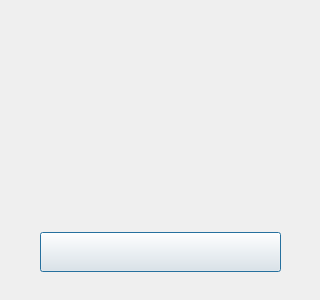
<?xml version="1.0" encoding="UTF-8"?>
<ui version="4.0">
 <class>MainWindow</class>
 <widget class="QDialog" name="MainWindow">
  <property name="geometry">
   <rect>
    <x>0</x>
    <y>0</y>
    <width>320</width>
    <height>300</height>
   </rect>
  </property>
  <property name="windowTitle">
   <string>AirPodsDesktop information</string>
  </property>
  <widget class="QLabel" name="deviceLabel">
   <property name="geometry">
    <rect>
     <x>10</x>
     <y>39</y>
     <width>300</width>
     <height>32</height>
    </rect>
   </property>
   <property name="toolTipDuration">
    <number>3</number>
   </property>
   <property name="text">
    <string/>
   </property>
   <property name="alignment">
    <set>Qt::AlignCenter</set>
   </property>
  </widget>
  <widget class="QLabel" name="subtitleLabel">
   <property name="geometry">
    <rect>
     <x>10</x>
     <y>67</y>
     <width>300</width>
     <height>16</height>
    </rect>
   </property>
   <property name="text">
    <string/>
   </property>
   <property name="alignment">
    <set>Qt::AlignCenter</set>
   </property>
  </widget>
  <widget class="QWidget" name="animationContainer" native="true">
   <property name="geometry">
    <rect>
     <x>30</x>
     <y>84</y>
     <width>260</width>
     <height>122</height>
    </rect>
   </property>
   <layout class="QGridLayout" name="layoutAnimation">
    <property name="leftMargin">
     <number>8</number>
    </property>
    <property name="topMargin">
     <number>6</number>
    </property>
    <property name="rightMargin">
     <number>8</number>
    </property>
    <property name="bottomMargin">
     <number>6</number>
    </property>
   </layout>
  </widget>
  <widget class="QWidget" name="caseBatteryContainer">
   <property name="geometry">
    <rect>
     <x>179</x>
     <y>210</y>
     <width>81</width>
     <height>51</height>
    </rect>
   </property>
   <layout class="QHBoxLayout" name="layoutCase"/>
  </widget>
  <widget class="QWidget" name="podsBatteryContainer">
   <property name="geometry">
    <rect>
     <x>40</x>
     <y>210</y>
     <width>141</width>
     <height>51</height>
    </rect>
   </property>
   <layout class="QHBoxLayout" name="horizontalLayout">
    <item>
     <spacer name="horizontalSpacer">
      <property name="orientation">
       <enum>Qt::Horizontal</enum>
      </property>
      <property name="sizeHint" stdset="0">
       <size>
        <width>40</width>
        <height>20</height>
       </size>
      </property>
     </spacer>
    </item>
    <item>
     <layout class="QHBoxLayout" name="layoutPods"/>
    </item>
    <item>
     <spacer name="horizontalSpacer_2">
      <property name="orientation">
       <enum>Qt::Horizontal</enum>
      </property>
      <property name="sizeHint" stdset="0">
       <size>
        <width>40</width>
        <height>20</height>
       </size>
      </property>
     </spacer>
    </item>
   </layout>
  </widget>
  <widget class="QWidget" name="gridLayoutWidget_2">
   <property name="geometry">
    <rect>
     <x>280</x>
     <y>7</y>
     <width>31</width>
     <height>31</height>
    </rect>
   </property>
   <layout class="QGridLayout" name="layoutClose"/>
  </widget>
  <widget class="QPushButton" name="pushButton">
   <property name="geometry">
    <rect>
     <x>40</x>
     <y>232</y>
     <width>241</width>
     <height>40</height>
    </rect>
   </property>
   <property name="text">
    <string/>
   </property>
  </widget>
 </widget>
 <resources/>
 <connections/>
</ui>
